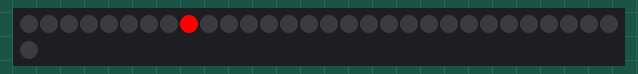
The sketch below on a simulated Arduino Uno, built with avr-gcc and run on an emulated ATmega328P. Shown: 31 RGB LEDs in strip order, left to right, continuing on the next row.

Above: at 0.15 s.
At 0.65 s:
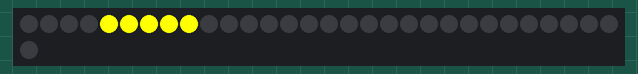
At 1.21 s:
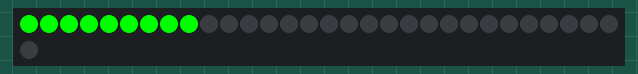
At 1.56 s:
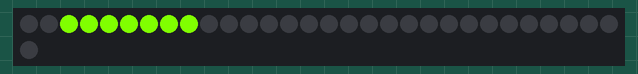

The sketch:

belt_gizmo.ino
```cpp
//---------------------------------------------------------------------------------------------------------
//NeoPixel Information for initializing the strip, below
//  60ma/pixel for current load
//  Parameter 1 = number of pixels in strip
//  Parameter 2 = pin number (most are valid)
//  Parameter 3 = pixel type flags, add together as needed:
//    NEO_KHZ800  800 KHz bitstream (most NeoPixel products w/WS2812 LEDs)
//    NEO_KHZ400  400 KHz (classic 'v1' (not v2) FLORA pixels, WS2811 drivers)
//    NEO_GRB     Pixels are wired for GRB bitstream (most NeoPixel products)
//   NEO_RGB     Pixels are wired for RGB bitstream (v1 FLORA pixels, not v2)
//**********************************************************************************************************/

#include <Adafruit_NeoPixel.h>

// neopixel pins / setup
#define NEO_PIXELS 6
Adafruit_NeoPixel NeoPixels = Adafruit_NeoPixel(31, NEO_PIXELS, NEO_GRB + NEO_KHZ800);

// Color set #0
int r0 = 0;
int g0 = 0;
int b0 = 0;

// Color set #1
int r1 = 255;
int g1 = 0;
int b1 = 0;

// Color set #2
int r2 = 255;
int g2 = 64;
int b2 = 0;

// Color set #3
int r3 = 255;
int g3 = 128;
int b3 = 0;

// Color set #4
int r4 = 255;
int g4 = 192;
int b4 = 0;

// Color set #5
int r5 = 255;
int g5 = 255;
int b5 = 0;

// Color set #6
int r6 = 192;
int g6 = 255;
int b6 = 0;

// Color set #7
int r7 = 128;
int g7 = 255;
int b7 = 0;

// Color set #8
int r8 = 64;
int g8 = 255;
int b8 = 0;

// Color set #9
int r9 = 0;
int g9 = 255;
int b9 = 0;


// inputs for switches and buttons
const int button = 4;

int mode = 0;
int reading;
int previous = LOW;

// Arduino setup function
void setup() {

  // configure neo pixels
  NeoPixels.begin();
  NeoPixels.setBrightness(255);
  NeoPixels.show(); // Initialize all pixels to 'off'

  // set the modes for the switches/buttons
  pinMode(button, INPUT);
  digitalWrite(button, HIGH);

}


/* ************* Main Loop ************* */

void loop() {

  setLightsState(0);

}

/* ************* Lights States************* */
void setLightsState(int state)
{
  switch ( state )
  {

    case 0: //red to green
      {
        {
          NeoPixels.setPixelColor(8, r1, g1, b1 );
        }
        {
          NeoPixels.setPixelColor(7, r0, g0, b0 );
        }
        {
          NeoPixels.setPixelColor(6, r0, g0, b0 );
        }
        {
          NeoPixels.setPixelColor(5, r0, g0, b0 );
        }
        {
          NeoPixels.setPixelColor(4, r0, g0, b0 );
        }
        {
          NeoPixels.setPixelColor(3, r0, g0, b0 );
        }
        {
          NeoPixels.setPixelColor(2, r0, g0, b0 );
        }
        {
          NeoPixels.setPixelColor(1, r0, g0, b0 );
        }
        {
          NeoPixels.setPixelColor(0, r0, g0, b0 );
        }
        NeoPixels.show();
        delay (300);
      }
      {
        {
          NeoPixels.setPixelColor(8, r2, g2, b2 );
        }
        {
          NeoPixels.setPixelColor(7, r2, g2, b2 );
        }
        {
          NeoPixels.setPixelColor(6, r0, g0, b0 );
        }
        {
          NeoPixels.setPixelColor(5, r0, g0, b0 );
        }
        {
          NeoPixels.setPixelColor(4, r0, g0, b0 );
        }
        {
          NeoPixels.setPixelColor(3, r0, g0, b0 );
        }
        {
          NeoPixels.setPixelColor(2, r0, g0, b0 );
        }
        {
          NeoPixels.setPixelColor(1, r0, g0, b0 );
        }
        {
          NeoPixels.setPixelColor(0, r0, g0, b0 );
        }
        NeoPixels.show();
        delay (100);
      }
      {
        {
          NeoPixels.setPixelColor(8, r3, g3, b3 );
        }
        {
          NeoPixels.setPixelColor(7, r3, g3, b3 );
        }
        {
          NeoPixels.setPixelColor(6, r3, g3, b3 );
        }
        {
          NeoPixels.setPixelColor(5, r0, g0, b0 );
        }
        {
          NeoPixels.setPixelColor(4, r0, g0, b0 );
        }
        {
          NeoPixels.setPixelColor(3, r0, g0, b0 );
        }
        {
          NeoPixels.setPixelColor(2, r0, g0, b0 );
        }
        {
          NeoPixels.setPixelColor(1, r0, g0, b0 );
        }
        {
          NeoPixels.setPixelColor(0, r0, g0, b0 );
        }
        NeoPixels.show();
        delay (100);
      }

      {
        {
          NeoPixels.setPixelColor(8, r4, g4, b4 );
        }
        {
          NeoPixels.setPixelColor(7, r4, g4, b4 );
        }
        {
          NeoPixels.setPixelColor(6, r4, g4, b4 );
        }
        {
          NeoPixels.setPixelColor(5, r4, g4, b4 );
        }
        {
          NeoPixels.setPixelColor(4, r0, g0, b0 );
        }
        {
          NeoPixels.setPixelColor(3, r0, g0, b0 );
        }
        {
          NeoPixels.setPixelColor(2, r0, g0, b0 );
        }
        {
          NeoPixels.setPixelColor(1, r0, g0, b0 );
        }
        {
          NeoPixels.setPixelColor(0, r0, g0, b0 );
        }


        NeoPixels.show();
        delay (100);
      }

      {
        {
          NeoPixels.setPixelColor(8, r5, g5, b5 );
        }
        {
          NeoPixels.setPixelColor(7, r5, g5, b5 );
        }
        {
          NeoPixels.setPixelColor(6, r5, g5, b5 );
        }
        {
          NeoPixels.setPixelColor(5, r5, g5, b5 );
        }
        {
          NeoPixels.setPixelColor(4, r5, g5, b5 );
        }
        {
          NeoPixels.setPixelColor(3, r0, g0, b0 );
        }
        {
          NeoPixels.setPixelColor(2, r0, g0, b0 );
        }
        {
          NeoPixels.setPixelColor(1, r0, g0, b0 );
        }
        {
          NeoPixels.setPixelColor(0, r0, g0, b0 );
        }


        NeoPixels.show();
        delay (100);
      }

      {
        {
          NeoPixels.setPixelColor(8, r6, g6, b6 );
        }
        {
          NeoPixels.setPixelColor(7, r6, g6, b6 );
        }
        {
          NeoPixels.setPixelColor(6, r6, g6, b6 );
        }
        {
          NeoPixels.setPixelColor(5, r6, g6, b6 );
        }
        {
          NeoPixels.setPixelColor(4, r6, g6, b6 );
        }
        {
          NeoPixels.setPixelColor(3, r6, g6, b6 );
        }
        {
          NeoPixels.setPixelColor(2, r0, g0, b0 );
        }
        {
          NeoPixels.setPixelColor(1, r0, g0, b0 );
        }
        {
          NeoPixels.setPixelColor(0, r0, g0, b0 );
        }


        NeoPixels.show();
        delay (100);
      }

      {
        {
          NeoPixels.setPixelColor(8, r7, g7, b7 );
        }
        {
          NeoPixels.setPixelColor(7, r7, g7, b7 );
        }
        {
          NeoPixels.setPixelColor(6, r7, g7, b7 );
        }
        {
          NeoPixels.setPixelColor(5, r7, g7, b7 );
        }
        {
          NeoPixels.setPixelColor(4, r7, g7, b7 );
        }
        {
          NeoPixels.setPixelColor(3, r7, g7, b7 );
        }
        {
          NeoPixels.setPixelColor(2, r7, g7, b7 );
        }
        {
          NeoPixels.setPixelColor(1, r0, g0, b0 );
        }
        {
          NeoPixels.setPixelColor(0, r0, g0, b0 );
        }


        NeoPixels.show();
        delay (100);
      }

      {
        {
          NeoPixels.setPixelColor(8, r8, g8, b8 );
        }
        {
          NeoPixels.setPixelColor(7, r8, g8, b8 );
        }
        {
          NeoPixels.setPixelColor(6, r8, g8, b8 );
        }
        {
          NeoPixels.setPixelColor(5, r8, g8, b8 );
        }
        {
          NeoPixels.setPixelColor(4, r8, g8, b8 );
        }
        {
          NeoPixels.setPixelColor(3, r8, g8, b8 );
        }
        {
          NeoPixels.setPixelColor(2, r8, g8, b8 );
        }
        {
          NeoPixels.setPixelColor(1, r8, g8, b8 );
        }
        {
          NeoPixels.setPixelColor(0, r0, g0, b0 );
        }


        NeoPixels.show();
        delay (100);
      }

      {
        {
          NeoPixels.setPixelColor(8, r9, g9, b9 );
        }
        {
          NeoPixels.setPixelColor(7, r9, g9, b9 );
        }
        {
          NeoPixels.setPixelColor(6, r9, g9, b9 );
        }
        {
          NeoPixels.setPixelColor(5, r9, g9, b9 );
        }
        {
          NeoPixels.setPixelColor(4, r9, g9, b9 );
        }
        {
          NeoPixels.setPixelColor(3, r9, g9, b9 );
        }
        {
          NeoPixels.setPixelColor(2, r9, g9, b9 );
        }
        {
          NeoPixels.setPixelColor(1, r9, g9, b9 );
        }
        {
          NeoPixels.setPixelColor(0, r9, g9, b9 );
        }


        NeoPixels.show();
        delay (400);
      }

      {
        {
          NeoPixels.setPixelColor(8, r8, g8, b8 );
        }
        {
          NeoPixels.setPixelColor(7, r8, g8, b8 );
        }
        {
          NeoPixels.setPixelColor(6, r8, g8, b8 );
        }
        {
          NeoPixels.setPixelColor(5, r8, g8, b8 );
        }
        {
          NeoPixels.setPixelColor(4, r8, g8, b8 );
        }
        {
          NeoPixels.setPixelColor(3, r8, g8, b8 );
        }
        {
          NeoPixels.setPixelColor(2, r8, g8, b8 );
        }
        {
          NeoPixels.setPixelColor(1, r8, g8, b8 );
        }
        {
          NeoPixels.setPixelColor(0, r0, g0, b0 );
        }


        NeoPixels.show();
        delay (100);
      }

      {
        {
          NeoPixels.setPixelColor(8, r7, g7, b7 );
        }
        {
          NeoPixels.setPixelColor(7, r7, g7, b7 );
        }
        {
          NeoPixels.setPixelColor(6, r7, g7, b7 );
        }
        {
          NeoPixels.setPixelColor(5, r7, g7, b7 );
        }
        {
          NeoPixels.setPixelColor(4, r7, g7, b7 );
        }
        {
          NeoPixels.setPixelColor(3, r7, g7, b7 );
        }
        {
          NeoPixels.setPixelColor(2, r7, g7, b7 );
        }
        {
          NeoPixels.setPixelColor(1, r0, g0, b0 );
        }
        {
          NeoPixels.setPixelColor(0, r0, g0, b0 );
        }


        NeoPixels.show();
        delay (100);
      }

      {
        {
          NeoPixels.setPixelColor(8, r6, g6, b6 );
        }
        {
          NeoPixels.setPixelColor(7, r6, g6, b6 );
        }
        {
          NeoPixels.setPixelColor(6, r6, g6, b6 );
        }
        {
          NeoPixels.setPixelColor(5, r6, g6, b6 );
        }
        {
          NeoPixels.setPixelColor(4, r6, g6, b6 );
        }
        {
          NeoPixels.setPixelColor(3, r6, g6, b6 );
        }
        {
          NeoPixels.setPixelColor(2, r0, g0, b0 );
        }
        {
          NeoPixels.setPixelColor(1, r0, g0, b0 );
        }
        {
          NeoPixels.setPixelColor(0, r0, g0, b0 );
        }


        NeoPixels.show();
        delay (100);
      }

      {
        {
          NeoPixels.setPixelColor(8, r5, g5, b5 );
        }
        {
          NeoPixels.setPixelColor(7, r5, g5, b5 );
        }
        {
          NeoPixels.setPixelColor(6, r5, g5, b5 );
        }
        {
          NeoPixels.setPixelColor(5, r5, g5, b5 );
        }
        {
          NeoPixels.setPixelColor(4, r5, g5, b5 );
        }
        {
          NeoPixels.setPixelColor(3, r0, g0, b0 );
        }
        {
          NeoPixels.setPixelColor(2, r0, g0, b0 );
        }
        {
          NeoPixels.setPixelColor(1, r0, g0, b0 );
        }
        {
          NeoPixels.setPixelColor(0, r0, g0, b0 );
        }


        NeoPixels.show();
        delay (100);
      }

      {
        {
          NeoPixels.setPixelColor(8, r4, g4, b4 );
        }
        {
          NeoPixels.setPixelColor(7, r4, g4, b4 );
        }
        {
          NeoPixels.setPixelColor(6, r4, g4, b4 );
        }
        {
          NeoPixels.setPixelColor(5, r4, g4, b4 );
        }
        {
          NeoPixels.setPixelColor(4, r0, g0, b0 );
        }
        {
          NeoPixels.setPixelColor(3, r0, g0, b0 );
        }
        {
          NeoPixels.setPixelColor(2, r0, g0, b0 );
        }
        {
          NeoPixels.setPixelColor(1, r0, g0, b0 );
        }
        {
          NeoPixels.setPixelColor(0, r0, g0, b0 );
        }


        NeoPixels.show();
        delay (100);
      }
      {
        {
          NeoPixels.setPixelColor(8, r3, g3, b3 );
        }
        {
          NeoPixels.setPixelColor(7, r3, g3, b3 );
        }
        {
          NeoPixels.setPixelColor(6, r3, g3, b3 );
        }
        {
          NeoPixels.setPixelColor(5, r0, g0, b0 );
        }
        {
          NeoPixels.setPixelColor(4, r0, g0, b0 );
        }
        {
          NeoPixels.setPixelColor(3, r0, g0, b0 );
        }
        {
          NeoPixels.setPixelColor(2, r0, g0, b0 );
        }
        {
          NeoPixels.setPixelColor(1, r0, g0, b0 );
        }
        {
          NeoPixels.setPixelColor(0, r0, g0, b0 );
        }
        NeoPixels.show();
        delay (100);
      }
      {
        {
          NeoPixels.setPixelColor(8, r2, g2, b2 );
        }
        {
          NeoPixels.setPixelColor(7, r2, g2, b2 );
        }
        {
          NeoPixels.setPixelColor(6, r0, g0, b0 );
        }
        {
          NeoPixels.setPixelColor(5, r0, g0, b0 );
        }
        {
          NeoPixels.setPixelColor(4, r0, g0, b0 );
        }
        {
          NeoPixels.setPixelColor(3, r0, g0, b0 );
        }
        {
          NeoPixels.setPixelColor(2, r0, g0, b0 );
        }
        {
          NeoPixels.setPixelColor(1, r0, g0, b0 );
        }
        {
          NeoPixels.setPixelColor(0, r0, g0, b0 );
        }
        NeoPixels.show();
        delay (100);
      }
      {
        {
          NeoPixels.setPixelColor(8, r1, g1, b1 );
        }
        {
          NeoPixels.setPixelColor(7, r0, g0, b0 );
        }
        {
          NeoPixels.setPixelColor(6, r0, g0, b0 );
        }
        {
          NeoPixels.setPixelColor(5, r0, g0, b0 );
        }
        {
          NeoPixels.setPixelColor(4, r0, g0, b0 );
        }
        {
          NeoPixels.setPixelColor(3, r0, g0, b0 );
        }
        {
          NeoPixels.setPixelColor(2, r0, g0, b0 );
        }
        {
          NeoPixels.setPixelColor(1, r0, g0, b0 );
        }
        {
          NeoPixels.setPixelColor(0, r0, g0, b0 );
        }
        NeoPixels.show();
        delay (100);
      }
    case 1:
    {
      NeoPixels.setPixelColor(0, 0, 0, 0 );
      NeoPixels.setPixelColor(1, 0, 0, 0 );
      NeoPixels.setPixelColor(2, 0, 0, 0 );
      NeoPixels.setPixelColor(3, 0, 0, 0 );
      NeoPixels.setPixelColor(4, 0, 0, 0 );
      NeoPixels.setPixelColor(5, 0, 0, 0 );
      NeoPixels.setPixelColor(6, 0, 0, 0 );
      NeoPixels.setPixelColor(7, 0, 0, 0 );
      NeoPixels.setPixelColor(8, 0, 0, 0 );
    }
  }
  NeoPixels.show();
}
```

Measured:
- by itself, everything shown: repeats every 2.2 s, in 16 steps
